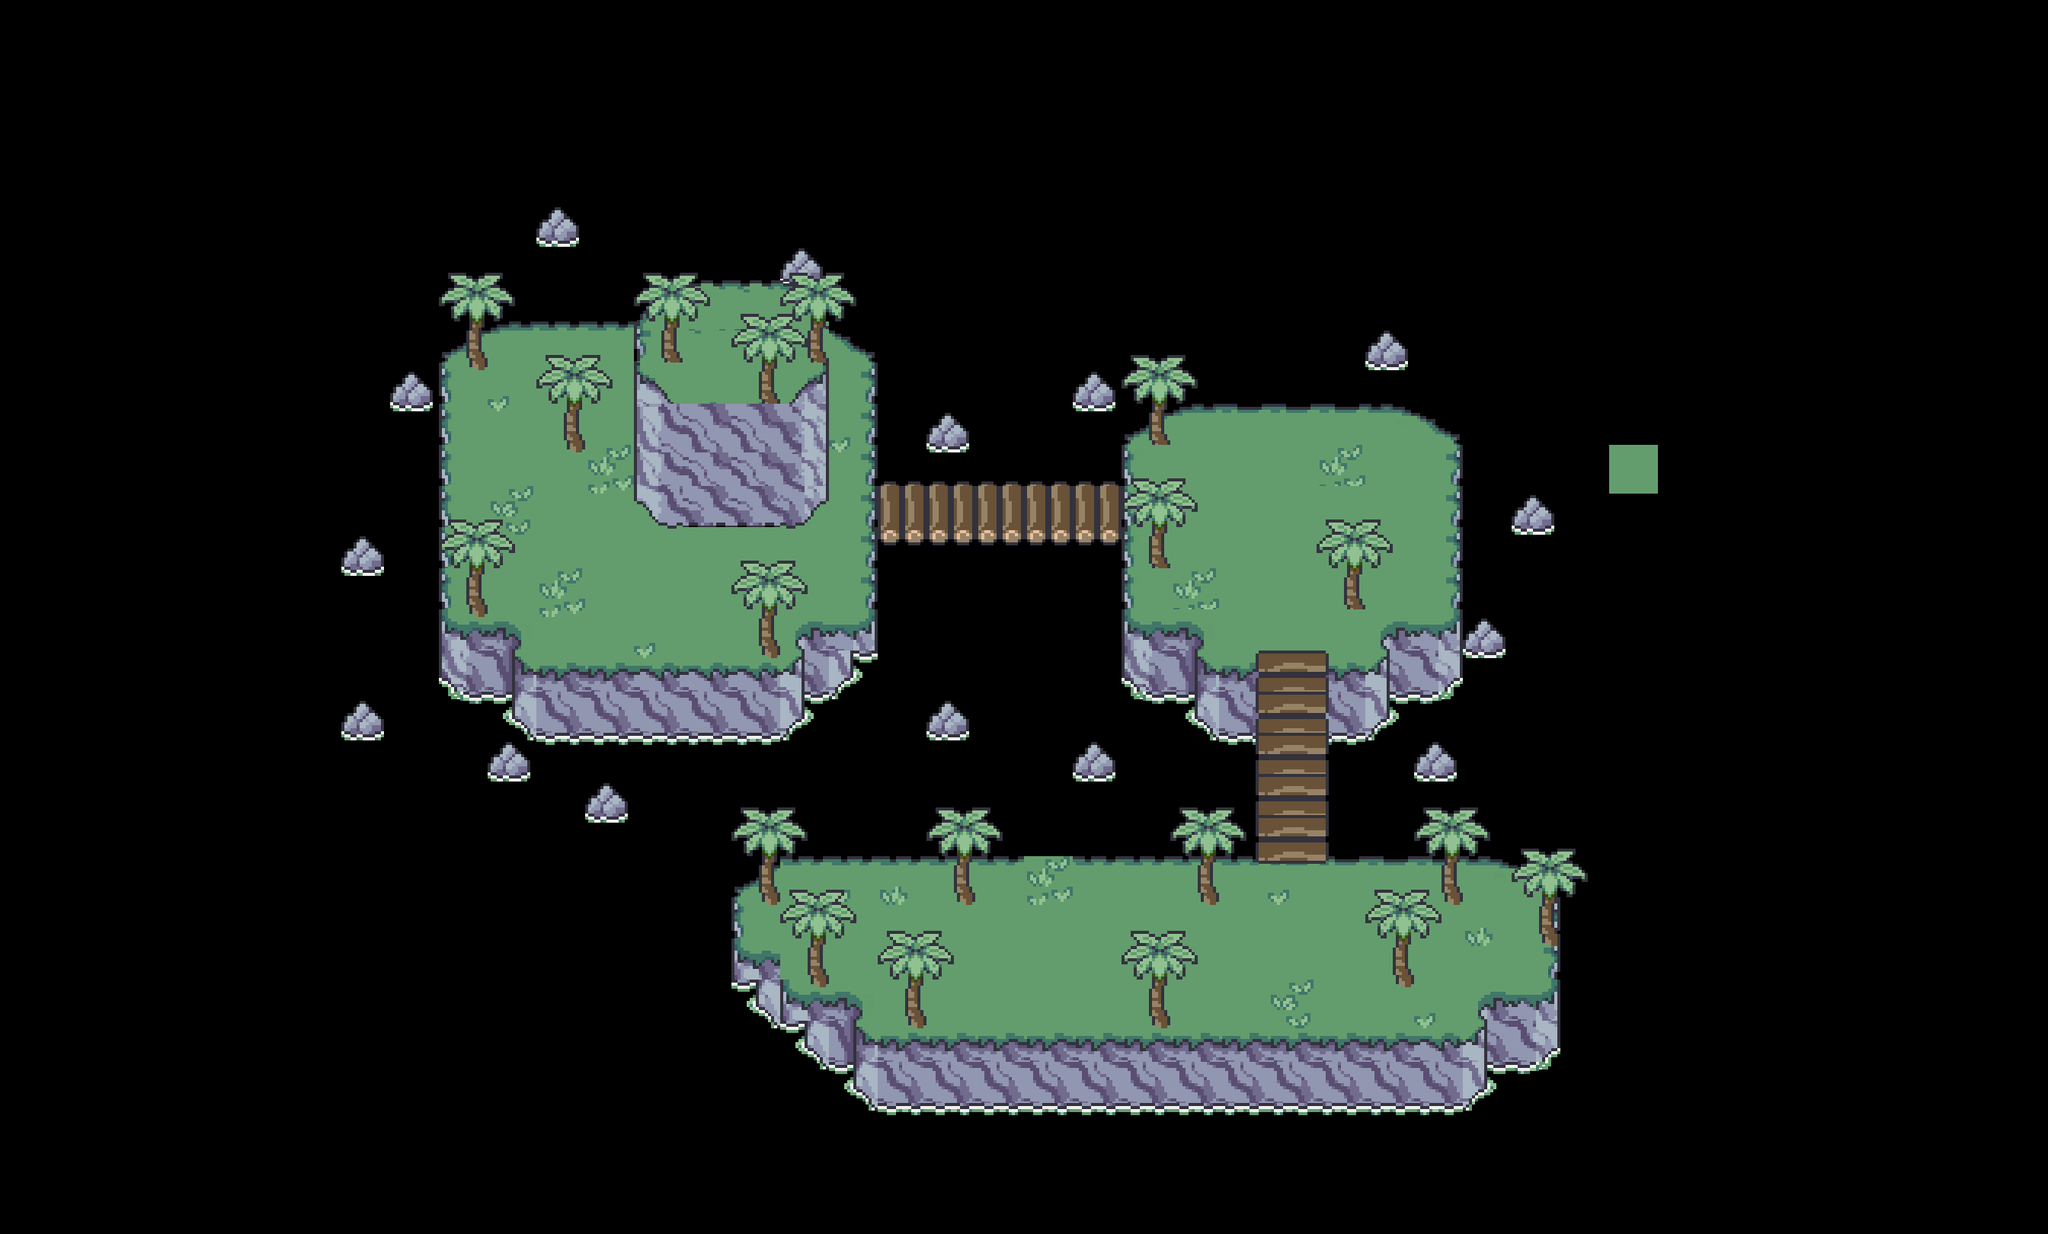

A level layout from a 2D game, rendered from its tile map. Below: a short description, then the map file with its tile-grid data intact:
An orthogonal 42x30 tile map with 64x54 px tiles, 2 tile layers (Vrstva dlaždic 1, Vrstva dlaždic 2), 2 tilesets and 6 objects (Level1, Level2, Level3, Level4, Final_level).

<map version="1.10" tiledversion="1.11.0" orientation="orthogonal" renderorder="right-down" width="42" height="30" tilewidth="64" tileheight="54" infinite="0" nextlayerid="4" nextobjectid="7">
 <tileset firstgid="1" source="../tilesets/overworld.tsx" />
 <tileset firstgid="127" source="../tilesets/map objects.tsx" />
 <objectgroup id="3" name="Vrstva objektů 1">
  <object id="1" name="Level1" x="712" y="650" width="58" height="54" />
  <object id="2" name="Level2" x="964" y="698" width="64" height="58" />
  <object id="3" name="Level3" x="1668" y="652" width="62" height="52" />
  <object id="4" name="Level4" x="1668" y="1190" width="64" height="54" />
  <object id="5" x="2286" y="1074" />
  <object id="6" name="Final_level" x="1283" y="1244" width="61" height="53" />
 </objectgroup>
 <layer id="1" name="Vrstva dlaždic 1" width="42" height="30">
  <data encoding="csv">
0,0,0,0,0,0,0,0,0,0,0,0,0,0,0,0,0,0,0,0,0,0,0,0,0,0,0,0,0,0,0,0,0,0,0,0,0,0,0,0,0,0,
0,0,0,0,0,0,0,0,0,0,0,0,0,0,0,0,0,0,0,0,0,0,0,0,0,0,0,0,0,0,0,0,0,0,0,0,0,0,0,0,0,0,
0,0,0,0,0,0,0,0,0,0,0,0,0,0,0,0,0,0,0,0,0,0,0,0,0,0,0,0,0,0,0,0,0,0,0,0,0,0,0,0,0,0,
0,0,0,0,0,0,0,0,0,0,0,0,0,0,0,0,0,0,0,0,0,0,0,0,0,0,0,0,0,0,0,0,0,0,0,0,0,0,0,0,0,0,
0,0,0,0,0,0,0,0,0,0,0,0,0,0,0,0,0,0,0,0,0,0,0,0,0,0,0,0,0,0,0,0,0,0,0,0,0,0,0,0,0,0,
0,0,0,0,0,0,0,0,0,0,0,133,0,0,0,0,0,0,0,0,0,0,0,0,0,0,0,0,0,0,0,0,0,0,0,0,0,0,0,0,0,0,
0,0,0,0,0,0,0,0,0,0,0,0,0,0,0,0,133,0,0,0,0,0,0,0,0,0,0,0,0,0,0,0,0,0,0,0,0,0,0,0,0,0,
0,0,0,0,0,0,0,0,0,0,0,0,0,0,0,0,0,0,0,0,0,0,0,0,0,0,0,0,0,0,0,0,0,0,0,0,0,0,0,0,0,0,
0,0,0,0,0,0,0,0,0,1,2,3,3,22,9,4,17,6,0,0,0,0,0,0,0,0,0,0,133,0,0,0,0,0,0,0,0,0,0,0,0,0,
0,0,0,0,0,0,0,0,133,15,17,17,17,22,17,37,24,20,0,0,0,0,133,0,0,0,0,0,0,0,0,0,0,0,0,0,0,0,0,0,0,0,
0,0,0,0,0,0,0,0,0,15,17,17,17,36,37,37,38,20,0,133,0,0,0,1,0,0,0,0,0,0,0,0,0,0,0,0,0,0,0,0,0,0,
0,0,0,0,0,0,0,0,0,15,17,17,17,50,51,51,52,20,0,0,0,0,0,0,0,0,0,0,0,0,0,0,0,18,0,0,0,0,0,0,0,0,
0,0,0,0,0,0,0,0,0,15,17,17,17,17,65,65,17,20,0,0,0,0,0,0,0,0,0,0,0,0,0,133,0,0,0,0,0,0,0,0,0,0,
0,0,0,0,0,0,0,133,0,15,17,17,17,17,17,17,17,20,0,0,0,0,0,15,0,0,0,0,0,0,0,0,0,0,0,0,0,0,0,0,0,0,
0,0,0,0,0,0,0,0,0,15,16,17,17,17,17,17,17,20,0,0,0,0,0,0,0,0,0,17,0,0,0,0,0,0,0,0,0,0,0,0,0,0,
0,0,0,0,0,0,0,0,0,29,30,17,17,17,17,17,33,34,0,0,0,0,0,0,0,0,0,0,0,0,133,0,0,0,0,0,0,0,0,0,0,0,
0,0,0,0,0,0,0,0,0,43,44,45,45,46,46,46,47,61,0,0,0,0,0,0,0,45,0,45,47,0,0,0,0,0,0,0,0,0,0,0,0,0,
0,0,0,0,0,0,0,133,0,57,58,59,59,59,59,59,61,0,0,133,0,0,0,0,0,59,0,60,61,0,0,0,0,0,0,0,0,0,0,0,0,0,
0,0,0,0,0,0,0,0,0,0,133,73,73,73,74,74,0,0,0,0,0,0,133,0,0,73,0,74,0,133,0,0,0,0,0,0,0,0,0,0,0,0,
0,0,0,0,0,0,0,0,0,0,0,0,133,0,0,0,0,0,0,0,0,0,0,0,0,0,0,0,0,0,0,0,0,0,0,0,0,0,0,0,0,0,
0,0,0,0,0,0,0,0,0,0,0,0,0,0,0,0,0,0,0,0,0,0,0,0,0,0,0,0,0,0,0,0,0,0,0,0,0,0,0,0,0,0,
0,0,0,0,0,0,0,0,0,0,0,0,0,0,0,1,3,3,3,3,3,3,3,3,3,3,4,4,4,4,5,6,0,0,0,0,0,0,0,0,0,0,
0,0,0,0,0,0,0,0,0,0,0,0,0,0,0,15,18,18,18,18,18,18,18,18,18,18,18,17,18,18,18,20,0,0,0,0,0,0,0,0,0,0,
0,0,0,0,0,0,0,0,0,0,0,0,0,0,0,29,18,18,18,18,18,18,18,18,18,18,18,18,18,18,18,20,0,0,0,0,0,0,0,0,0,0,
0,0,0,0,0,0,0,0,0,0,0,0,0,0,0,58,29,30,17,18,18,18,18,18,18,18,18,18,18,18,33,34,0,0,0,0,0,0,0,0,0,0,
0,0,0,0,0,0,0,0,0,0,0,0,0,0,0,0,58,44,45,45,45,45,45,45,45,45,45,45,45,46,47,48,0,0,0,0,0,0,0,0,0,0,
0,0,0,0,0,0,0,0,0,0,0,0,0,0,0,0,0,58,59,59,59,59,59,59,59,59,59,59,59,60,61,62,0,0,0,0,0,0,0,0,0,0,
0,0,0,0,0,0,0,0,0,0,0,0,0,0,0,0,0,0,73,73,73,73,73,73,73,74,74,74,74,74,0,0,0,0,0,0,0,0,0,0,0,0,
0,0,0,0,0,0,0,0,0,0,0,0,0,0,0,0,0,0,0,0,0,0,0,0,0,0,0,0,0,0,0,0,0,0,0,0,0,0,0,0,0,0,
0,0,0,0,0,0,0,0,0,0,0,0,0,0,0,0,0,0,0,0,0,0,0,0,0,0,0,0,0,0,0,0,0,0,0,0,0,0,0,0,0,0
</data>
 </layer>
 <layer id="2" name="Vrstva dlaždic 2" width="42" height="30">
  <data encoding="csv">
0,0,0,0,0,0,0,0,0,0,0,0,0,0,0,0,0,0,0,0,0,0,0,0,0,0,0,0,0,0,0,0,0,0,0,0,0,0,0,0,0,0,
0,0,0,0,0,0,0,0,0,0,0,0,0,0,0,0,0,0,0,0,0,0,0,0,0,0,0,0,0,0,0,0,0,0,0,0,0,0,0,0,0,0,
0,0,0,0,0,0,0,0,0,0,0,0,0,0,0,0,0,0,0,0,0,0,0,0,0,0,0,0,0,0,0,0,0,0,0,0,0,0,0,0,0,0,
0,0,0,0,0,0,0,0,0,0,0,0,0,0,0,0,0,0,0,0,0,0,0,0,0,0,0,0,0,0,0,0,0,0,0,0,0,0,0,0,0,0,
0,0,0,0,0,0,0,0,0,0,0,0,0,0,0,0,0,0,0,0,0,0,0,0,0,0,0,0,0,0,0,0,0,0,0,0,0,0,0,0,0,0,
0,0,0,0,0,0,0,0,0,0,0,0,0,0,0,0,0,0,0,0,0,0,0,0,0,0,0,0,0,0,0,0,0,0,0,0,0,0,0,0,0,0,
0,0,0,0,0,0,0,0,0,0,0,0,0,0,0,0,0,0,0,0,0,0,0,0,0,0,0,0,0,0,0,0,0,0,0,0,0,0,0,0,0,0,
0,0,0,0,0,0,0,0,0,0,0,0,0,8,9,9,10,0,0,0,0,0,0,0,0,0,0,0,0,0,0,0,0,0,0,0,0,0,0,0,0,0,
0,0,0,0,0,0,0,0,0,127,0,0,0,127,0,0,127,0,0,0,0,0,0,0,0,0,0,0,0,0,0,0,0,0,0,0,0,0,0,0,0,0,
0,0,0,0,0,0,0,0,0,0,130,0,0,36,37,127,38,0,0,0,0,0,0,0,0,0,0,0,0,0,0,0,0,0,0,0,0,0,0,0,0,0,
0,0,0,0,0,0,0,0,0,0,0,127,0,50,51,51,52,130,0,0,0,0,0,127,2,4,4,4,5,6,0,0,0,0,0,0,0,0,0,0,0,0,
0,0,0,0,0,0,0,0,0,0,0,0,99,0,0,0,0,0,88,88,88,88,88,15,17,17,17,99,17,20,0,0,0,0,0,0,0,0,0,0,0,0,
0,0,0,0,0,0,0,0,0,0,85,0,0,64,0,0,66,20,102,102,102,102,102,15,17,17,17,17,17,20,0,0,0,0,0,0,0,0,0,0,0,0,
0,0,0,0,0,0,0,0,0,0,0,0,0,0,0,0,0,0,116,116,116,116,116,127,17,17,17,17,17,20,0,0,0,0,0,0,0,0,0,0,0,0,
0,0,0,0,0,0,0,0,0,127,0,99,0,0,0,0,0,0,0,0,0,0,0,15,99,17,17,127,17,20,0,0,0,0,0,0,0,0,0,0,0,0,
0,0,0,0,0,0,0,0,0,0,0,0,0,130,0,127,0,0,0,0,0,0,0,29,30,17,17,32,33,34,0,0,0,0,0,0,0,0,0,0,0,0,
0,0,0,0,0,0,0,0,0,0,0,0,0,0,0,0,0,0,0,0,0,0,0,43,44,103,104,105,47,48,0,0,0,0,0,0,0,0,0,0,0,0,
0,0,0,0,0,0,0,0,0,0,0,0,0,0,0,0,0,0,0,0,0,0,0,57,58,103,104,105,61,62,0,0,0,0,0,0,0,0,0,0,0,0,
0,0,0,0,0,0,0,0,0,0,0,0,0,0,0,0,0,0,0,0,0,0,0,0,0,103,104,105,0,0,0,0,0,0,0,0,0,0,0,0,0,0,
0,0,0,0,0,0,0,0,0,0,0,0,0,0,0,0,0,0,0,0,0,0,0,0,0,103,104,105,0,0,0,0,0,0,0,0,0,0,0,0,0,0,
0,0,0,0,0,0,0,0,0,0,0,0,0,0,0,0,0,0,0,0,0,0,0,0,0,103,104,105,0,0,0,0,0,0,0,0,0,0,0,0,0,0,
0,0,0,0,0,0,0,0,0,0,0,0,0,0,0,127,0,130,128,127,0,99,0,0,127,0,130,0,0,127,0,0,0,0,0,0,0,0,0,0,0,0,
0,0,0,0,0,0,0,0,0,0,0,0,0,0,0,0,0,0,0,0,0,0,0,0,0,0,0,0,0,0,128,127,0,0,0,0,0,0,0,0,0,0,
0,0,0,0,0,0,0,0,0,0,0,0,0,0,0,0,127,0,0,0,0,0,0,0,0,0,0,0,127,0,0,0,0,0,0,0,0,0,0,0,0,0,
0,0,0,0,0,0,0,0,0,0,0,0,0,0,0,0,0,0,127,0,0,0,0,127,0,0,85,0,0,130,0,0,0,0,0,0,0,0,0,0,0,0,
0,0,0,0,0,0,0,0,0,0,0,0,0,0,0,0,0,0,0,0,0,0,0,0,0,0,0,0,0,0,0,0,0,0,0,0,0,0,0,0,0,0,
0,0,0,0,0,0,0,0,0,0,0,0,0,0,0,0,0,0,0,0,0,0,0,0,0,0,0,0,0,0,0,0,0,0,0,0,0,0,0,0,0,0,
0,0,0,0,0,0,0,0,0,0,0,0,0,0,0,0,0,0,0,0,0,0,0,0,0,0,0,0,0,0,0,0,0,0,0,0,0,0,0,0,0,0,
0,0,0,0,0,0,0,0,0,0,0,0,0,0,0,0,0,0,0,0,0,0,0,0,0,0,0,0,0,0,0,0,0,0,0,0,0,0,0,0,0,0,
0,0,0,0,0,0,0,0,0,0,0,0,0,0,0,0,0,0,0,0,0,0,0,0,0,0,0,0,0,0,0,0,0,0,0,0,0,0,0,0,0,0
</data>
 </layer>
</map>
